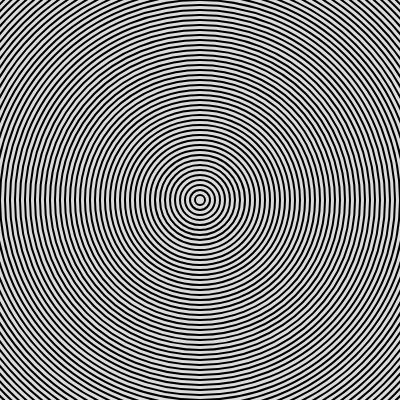
Frame 1 (no input)
Frame 60 (no input): identical to frame 1, image omitted
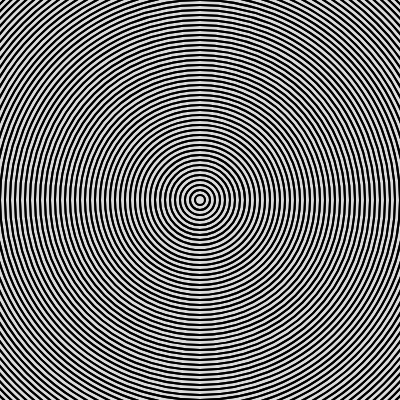
Frame 120 (the mouse pressed at the canvas centre since frame 60)

The p5.js sketch that drew these frames (run headless with seeded random() and noise() and a simulated clock; from frame 60 on, the mouse is pressed at the canvas centre):

// p5.js sketch
// ── sketch.js
function setup() {
  createCanvas(400, 400);
  stroke(0);
  strokeWeight(2);
  noFill();
}

function draw() {
  background(220);
  for (let i = 0; i < 60; i++) {
    circle(width / 2, height / 2, 10 * i);
  }
  push();
  translate(map(mouseX, 0, width, -width, width * 2), 0);
  for (let i = 0; i < 60; i++) {
    circle(0, height / 2, 10 * i);
  }
  pop();
}
